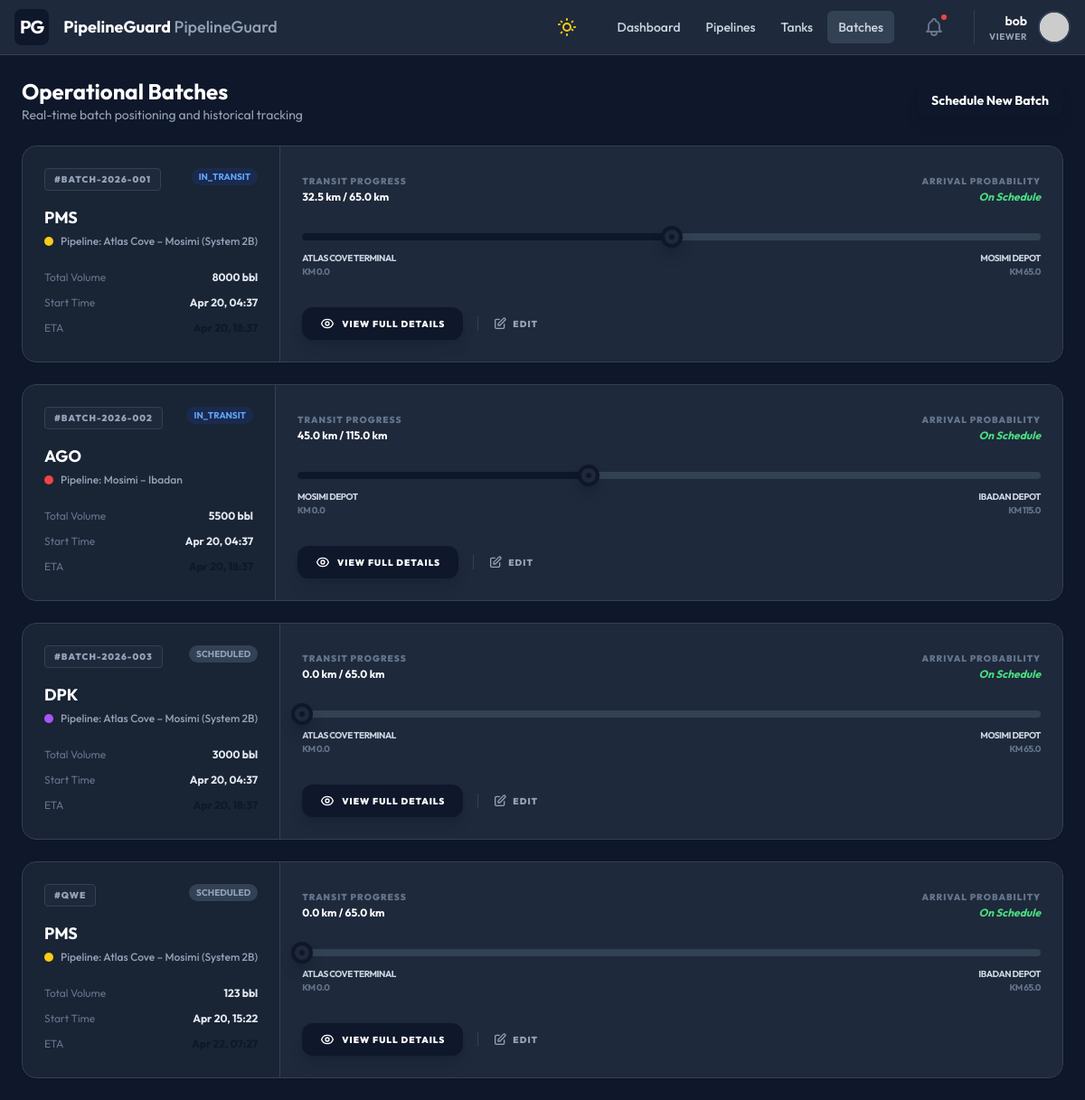
/operations/batches/ (signed in), run on the app's committed database.
### core/models.py (models this page shows)
class User(AbstractUser):
    ROLE_CHOICES = (
        ('SUPER_ADMIN', 'Super Admin'),
        ('TENANT_ADMIN', 'Tenant Admin'),
        ('OPERATOR', 'Operator'),
        ('VIEWER', 'Viewer'),
    )
    tenant = models.ForeignKey(Tenant, on_delete=models.CASCADE, null=True, blank=True, related_name='users')
    role = models.CharField(max_length=20, choices=ROLE_CHOICES, default='VIEWER')
    THEME_CHOICES = (
        ('light', 'Light Mode'),
        ('dark', 'Dark Mode'),
    )
    theme_preference = models.CharField(max_length=10, choices=THEME_CHOICES, default='light')
    def __str__(self):
        return f"{self.username} - {self.role}"

### operations/models.py (models this page shows, shortened)
class Batch(models.Model):
    STATUS_CHOICES = [
        ('SCHEDULED', 'Scheduled'),
        ('IN_TRANSIT', 'In Transit'),
        ('DELIVERED', 'Delivered'),
        ('CANCELLED', 'Cancelled')
    ]
    batch_identifier = models.CharField(max_length=100, unique=True)
    segment = models.ForeignKey(PipelineSegment, on_delete=models.CASCADE, related_name='active_batches')
    product_type = models.ForeignKey(ProductType, on_delete=models.CASCADE)
    total_volume = models.FloatField()
    origin_depot = models.ForeignKey(Depot, on_delete=models.SET_NULL, null=True, related_name='originated_batches')
    destination_depot = models.ForeignKey(Depot, on_delete=models.SET_NULL, null=True, related_name='destined_batches')
    start_time = models.DateTimeField(null=True, blank=True)
    estimated_arrival_time = models.DateTimeField(null=True, blank=True)
    current_position_km = models.FloatField(default=0.0)
    status = models.CharField(max_length=20, choices=STATUS_CHOICES, default='SCHEDULED')
    @property
    def progress_percentage(self):
        if self.segment.length_km == 0: return 0
        return min(100.0, (self.current_position_km / self.segment.length_km) * 100)

### assets/models.py (models this page shows, shortened)
class ProductType(models.Model):
    tenant = models.ForeignKey(Tenant, on_delete=models.CASCADE, related_name='product_types')
    name = models.CharField(max_length=50) # e.g., PMS, AGO, JET A1
    color_code = models.CharField(max_length=20, default="#cccccc") # e.g., yellow, red, blue
    specific_gravity = models.FloatField(null=True, blank=True)
    max_interface_mixing_tolerance = models.FloatField(default=0.0, help_text="Acceptable mixture volume in bbls/liters")
    class Meta:
        unique_together = ('tenant', 'name')

class PipelineSegment(models.Model):
    STATUS_CHOICES = [
        ('FLOWING', 'Flowing'),
        ('STATIC', 'Static'),
        ('OFFLINE', 'Offline'),
        ('PIGGING', 'Pigging'),
        ('MAINTENANCE', 'Maintenance')
    ]
    tenant = models.ForeignKey(Tenant, on_delete=models.CASCADE, related_name='pipeline_segments')
    name = models.CharField(max_length=150)
    origin = models.ForeignKey(Depot, on_delete=models.SET_NULL, null=True, related_name='segments_originating')
    destination = models.ForeignKey(Depot, on_delete=models.SET_NULL, null=True, related_name='segments_terminating')
    length_km = models.FloatField()
    diameter_inches = models.FloatField()
    volume_capacity = models.FloatField(help_text="Line fill capacity")
    status = models.CharField(max_length=20, choices=STATUS_CHOICES, default='OFFLINE')
    current_flow_rate = models.FloatField(default=0.0)
    current_pressure = models.FloatField(default=0.0)
    updated_at = models.DateTimeField(auto_now=True)
    geojson_path = models.JSONField(blank=True, null=True)

class Depot(models.Model):
    tenant = models.ForeignKey(Tenant, on_delete=models.CASCADE, related_name='depots')
    name = models.CharField(max_length=150)
    latitude = models.FloatField(null=True, blank=True)
    longitude = models.FloatField(null=True, blank=True)

### operations/views.py (the view)
# urls.py: path('batches/', BatchListView.as_view(), name='batch_list'),
class BatchListView(LoginRequiredMixin, ListView):
    model = Batch
    template_name = 'operations/batch_list.html'
    context_object_name = 'batches'
    def get_queryset(self):
        user = self.request.user
        tenant = self.request.tenant
        if tenant:
            qs = Batch.objects.filter(segment__tenant=tenant)
        elif user.is_superuser:
            qs = Batch.objects.all()
        else:
            qs = Batch.objects.none()
        print(f"DEBUG: BatchListView user={user}, tenant={tenant}, count={qs.count()}")
        return qs.select_related('segment', 'product_type', 'origin_depot', 'destination_depot')

### core/context_processors.py (called while the page is built, shortened)
def tenant_branding(request):
    tenant = getattr(request, 'tenant', None)
    if tenant is None:
        return {
            'tenant_name': 'PipelineGuard',
            'primary_color': '#0f172a',
            'secondary_color': '#3b82f6',
            'tenant_logo': None,
            'tenant_favicon': None,
        }

### templates/operations/batch_list.html (shortened to what this page needs)
{% extends 'base.html' %}
{% block content %}
<div class="p-6 max-w-7xl mx-auto space-y-6">
    <div class="flex items-center justify-between">
        <div>
            <h1 class="text-2xl font-bold text-slate-800 dark:text-white">Operational Batches</h1>
            <p class="text-slate-500 dark:text-slate-400 text-sm">Real-time batch positioning and historical tracking</p>
        </div>
        <div class="flex gap-2">
            <a href="{% url 'batch_add' %}" class="bg-primary text-white px-4 py-2 rounded-xl text-sm font-bold shadow-lg shadow-primary/20 hover:scale-105 transition-transform flex items-center justify-center">Schedule New Batch</a>
        </div>
    </div>
    <div class="grid grid-cols-1 gap-6">
        {% for batch in batches %}
        <div class="bg-white dark:bg-slate-800 rounded-2xl border border-slate-200 dark:border-slate-700 shadow-sm overflow-hidden flex flex-col md:flex-row transition-colors">
            <div class="p-6 border-b md:border-b-0 md:border-r border-slate-100 dark:border-slate-700 min-w-[280px] bg-slate-50/30 dark:bg-slate-900/30">
                <div class="flex items-start justify-between mb-4">
                    <div class="px-2.5 py-1 bg-white dark:bg-slate-800 border border-slate-200 dark:border-slate-700 rounded text-[10px] font-black text-slate-500 dark:text-slate-400 tracking-widest uppercase">
                        #{{ batch.batch_identifier }}
                    </div>
                    <span class="px-2 py-0.5 rounded-full {% if batch.status == 'IN_TRANSIT' %}bg-blue-50 dark:bg-blue-900/30 text-blue-600 dark:text-blue-400{% else %}bg-slate-100 dark:bg-slate-700 text-slate-500 dark:text-slate-400{% endif %} font-bold text-[10px] uppercase">
                        {{ batch.status }}
                    </span>
                </div>
                <h3 class="text-lg font-bold text-slate-800 dark:text-white mb-1">{{ batch.product_type.name }}</h3>
                <div class="flex items-center gap-2 mb-6">
                    <span class="w-2.5 h-2.5 rounded-full" style="background-color: {{ batch.product_type.color_code }}"></span>
                    <span class="text-xs text-slate-500 dark:text-slate-400 font-medium">Pipeline: {{ batch.segment.name }}</span>
                </div>
                <div class="space-y-3">
                    <div class="flex justify-between text-xs">
                        <span class="text-slate-400 dark:text-slate-500">Total Volume</span>
                        <span class="font-bold text-slate-700 dark:text-slate-200">{{ batch.total_volume|floatformat:0 }} bbl</span>
                    </div>
                    <div class="flex justify-between text-xs">
                        <span class="text-slate-400 dark:text-slate-500">Start Time</span>
                        <span class="font-bold text-slate-700 dark:text-slate-200">{{ batch.start_time|date:"M d, H:i" }}</span>
                    </div>
                    <div class="flex justify-between text-xs">
                        <span class="text-slate-400 dark:text-slate-500">ETA</span>
                        <span class="font-bold text-primary">{{ batch.estimated_arrival_time|date:"M d, H:i" }}</span>
                    </div>
                </div>
            </div>
            <div class="flex-1 p-6 flex flex-col justify-center bg-white dark:bg-slate-800 relative transition-colors">
                <div class="mb-8">
                    <div class="flex justify-between items-end mb-2">
                        <div>
                            <span class="text-[10px] font-black text-slate-400 dark:text-slate-500 uppercase tracking-widest">Transit Progress</span>
                            <div class="text-xs font-bold text-slate-800 dark:text-white">{{ batch.current_position_km|floatformat:1 }} km / {{ batch.segment.length_km }} km</div>
                        </div>
                        <div class="text-right">
                            <span class="text-[10px] font-black text-slate-400 dark:text-slate-500 uppercase tracking-widest">Arrival Probability</span>
                            <div class="text-xs font-bold text-green-600 dark:text-green-400 italic">On Schedule</div>
                        </div>
                    </div>
                    <div class="relative pt-6">
                        <div class="h-2 w-full bg-slate-100 dark:bg-slate-700 rounded-full"></div>
                        <div class="absolute top-6 h-2 bg-primary rounded-full" style="width: {{ batch.progress_percentage }}%"></div>
                        <div class="absolute top-4 h-6 w-6 bg-white dark:bg-slate-800 border-4 border-primary rounded-full shadow-lg shadow-primary/30 flex items-center justify-center transform -translate-x-1/2"
                             style="left: {{ batch.progress_percentage }}%">
                             <div class="w-1.5 h-1.5 bg-primary rounded-full animate-ping"></div>
                        </div>
                        <div class="flex justify-between mt-3 text-[10px] font-bold text-slate-400 dark:text-slate-500 uppercase tracking-tighter">
                            <div class="text-left">
                                <div class="text-slate-800 dark:text-slate-300">{{ batch.origin_depot.name }}</div>
                                <div>KM 0.0</div>
                            </div>
                            <div class="text-right">
                                <div class="text-slate-800 dark:text-slate-300">{{ batch.destination_depot.name }}</div>
                                <div>KM {{ batch.segment.length_km }}</div>
                            </div>
                        </div>
                    </div>
                </div>
                <div class="flex items-center gap-4 text-[10px] uppercase font-black tracking-widest text-slate-400">
                    <a href="{% url 'batch_detail' batch.pk %}" class="px-5 py-2.5 bg-primary text-white rounded-xl hover:scale-105 transition-all shadow-lg shadow-primary/20 flex items-center gap-2">
                        View Full Details
                    </a>
                    <a href="#" class="hover:text-primary transition-colors flex items-center gap-1.5 border-l border-slate-100 dark:border-slate-700 pl-4">
                        <svg class="w-4 h-4" fill="none" stroke="currentColor" viewBox="0 0 24 24"><path stroke-linecap="round" stroke-linejoin="round" stroke-width="2" d="M11 5H6a2 2 0 00-2 2v11a2 2 0 002 2h11a2 2 0 002-2v-5m-1.414-9.414a2 2 0 112.828 2.828L11.828 15H9v-2.828l8.586-8.586z"></path></svg>
                        Edit
                    </a>
                </div>
            </div>
        </div>
        {% empty %}
        <div class="bg-white dark:bg-slate-800 rounded-2xl border border-slate-200 dark:border-slate-700 p-20 text-center text-slate-400 italic shadow-sm transition-colors">
            No operational batches are currently active.
        </div>
        {% endfor %}
    </div>
</div>
{% endblock %}

### templates/base.html (shortened to what this page needs)
<!DOCTYPE html>
<html lang="en" class="h-full {% if user.theme_preference == 'dark' %}dark{% endif %}">
<head>
    <script src="https://cdn.tailwindcss.com"></script>
    <link rel="stylesheet" href="https://unpkg.com/leaflet@1.9.4/dist/leaflet.css"/>
</head>
<body class="h-full overflow-hidden flex flex-col bg-slate-50 dark:bg-slate-900 transition-colors duration-300"
      hx-headers='{"X-CSRFToken": "{{ csrf_token }}"}'
      x-data="{
        mobileMenuOpen: false,
        darkMode: {% if user.theme_preference == 'dark' %}true{% else %}false{% endif %},
        init() {
            this.$watch('darkMode', val => {
                document.documentElement.classList.toggle('dark', val);
                fetch('{% url 'toggle_theme' %}', {
                    method: 'POST',
                    headers: { 'X-CSRFToken': '{{ csrf_token }}', 'Content-Type': 'application/x-www-form-urlencoded' },
                    body: 'theme=' + (val ? 'dark' : 'light')
                }).then(res => {
                    if (!res.ok) console.error('Failed to sync theme');
                });
            });
            document.documentElement.classList.toggle('dark', this.darkMode);
        }
      }">
    <nav class="bg-white dark:bg-slate-800 border-b border-slate-200 dark:border-slate-700 px-4 py-2.5 flex items-center justify-between z-50 transition-colors">
        <div class="flex items-center gap-4">
            {% if tenant_logo %}
                <img src="{{ tenant_logo }}" alt="{{ tenant_name }}" class="h-8 w-auto">
            {% else %}
                <div class="bg-primary text-white p-1.5 rounded-lg font-bold text-xl uppercase tracking-tighter">PG</div>
            {% endif %}
            <span class="font-bold text-slate-800 dark:text-white text-lg hidden md:block">{{ tenant_name }} <span class="text-slate-400 font-medium">PipelineGuard</span></span>
        </div>
        <div class="flex items-center gap-6">
            <button @click="darkMode = !darkMode"
                    class="p-2 text-slate-500 hover:bg-slate-100 dark:hover:bg-slate-700 rounded-full transition-all ring-inset focus:outline-none focus:ring-2 focus:ring-primary/20">
            </button>
            <div class="hidden lg:flex items-center gap-1">
                <a href="{% url 'dashboard' %}" class="px-3 py-2 rounded-md text-sm font-medium text-slate-700 dark:text-slate-300 hover:bg-slate-100 dark:hover:bg-slate-700 ">Dashboard</a>
                <a href="{% url 'pipeline_list' %}" class="px-3 py-2 rounded-md text-sm font-medium text-slate-700 dark:text-slate-300 hover:bg-slate-100 dark:hover:bg-slate-700 ">Pipelines</a>
                <a href="{% url 'tank_list' %}" class="px-3 py-2 rounded-md text-sm font-medium text-slate-700 dark:text-slate-300 hover:bg-slate-100 dark:hover:bg-slate-700 ">Tanks</a>
                <a href="{% url 'batch_list' %}" class="px-3 py-2 rounded-md text-sm font-medium text-slate-700 dark:text-slate-300 hover:bg-slate-100 dark:hover:bg-slate-700 {% if request.resolver_match.url_name == 'batch_list' %}bg-slate-100 dark:bg-slate-700 text-primary{% endif %}">Batches</a>
            </div>
            <div class="relative" x-data="{ open: false }">
                <a href="{% url 'notification_list' %}" class="p-2 text-slate-500 hover:bg-slate-100 dark:hover:bg-slate-700 rounded-full relative block">
                    <span class="absolute top-1 right-1 w-2.5 h-2.5 bg-red-500 border-2 border-white dark:border-slate-800 rounded-full"></span>
                </a>
            </div>
            <div class="relative flex items-center gap-3 pl-4 border-l border-slate-200 dark:border-slate-700" x-data="{ open: false }">
                <div class="text-right hidden sm:block">
                    <div class="text-sm font-semibold text-slate-800 dark:text-white">{{ user.username }}</div>
                    <div class="text-[10px] uppercase font-bold text-slate-400 tracking-wider">{{ user.role }}</div>
                </div>
                <button @click="open = !open" class="h-9 w-9 bg-slate-200 rounded-full border-2 border-white dark:border-slate-700 overflow-hidden shadow-sm hover:ring-2 hover:ring-primary/20 transition-all">
                    <img src="https://ui-avatars.com/api/?name={{ user.username }}&background=random" alt="User">
                </button>
            </div>
        </div>
    </nav>
    <main class="flex-1 overflow-auto relative">
        {% block content %}{% endblock %}
    </main>
</body>
</html>

### data on the page
User: username "bob", role "VIEWER"
Batch: batch_identifier "BATCH-2026-001", status "IN_TRANSIT", product_type.name "PMS", segment.name "Atlas Cove – Mosimi (System 2B)", total_volume "8000", start_time "Apr 20, 04:37", current_position_km "32.5", segment.length_km "65.0", origin_depot.name "ATLAS COVE TERMINAL", destination_depot.name "MOSIMI DEPOT"
Batch: batch_identifier "BATCH-2026-002", status "IN_TRANSIT", product_type.name "AGO", segment.name "Mosimi – Ibadan", total_volume "5500", start_time "Apr 20, 04:37", current_position_km "45.0", segment.length_km "115.0", origin_depot.name "MOSIMI DEPOT", destination_depot.name "IBADAN DEPOT"
Batch: batch_identifier "BATCH-2026-003", status "SCHEDULED", product_type.name "DPK", segment.name "Atlas Cove – Mosimi (System 2B)", total_volume "3000", start_time "Apr 20, 04:37", current_position_km "0.0", segment.length_km "65.0", origin_depot.name "ATLAS COVE TERMINAL", destination_depot.name "MOSIMI DEPOT"
Batch: batch_identifier "QWE", status "SCHEDULED", product_type.name "PMS", segment.name "Atlas Cove – Mosimi (System 2B)", total_volume "123", start_time "Apr 20, 15:22", current_position_km "0.0", segment.length_km "65.0", origin_depot.name "ATLAS COVE TERMINAL", destination_depot.name "IBADAN DEPOT"

### other printed values
{{ tenant_name }} "PipelineGuard"
